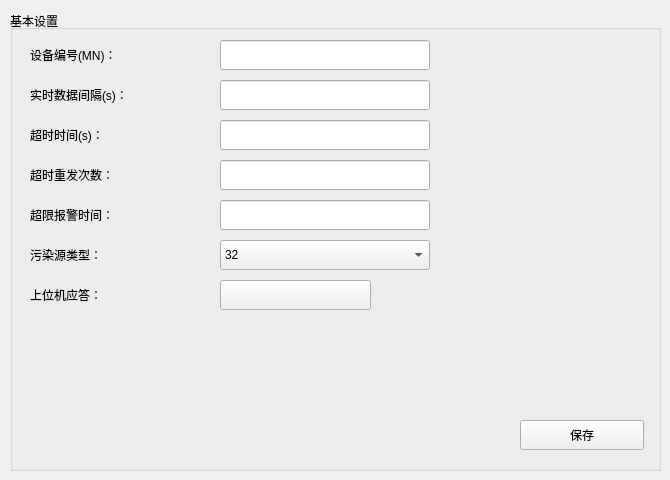
    <widget class="QWidget" name="page">
     <widget class="QGroupBox" name="gbox_general">
      <property name="geometry">
       <rect>
        <x>10</x>
        <y>10</y>
        <width>651</width>
        <height>461</height>
       </rect>
      </property>
      <property name="layoutDirection">
       <enum>Qt::LeftToRight</enum>
      </property>
      <property name="autoFillBackground">
       <bool>false</bool>
      </property>
      <property name="title">
       <string>基本设置</string>
      </property>
      <property name="alignment">
       <set>Qt::AlignLeading|Qt::AlignLeft|Qt::AlignVCenter</set>
      </property>
      <property name="flat">
       <bool>false</bool>
      </property>
      <property name="checkable">
       <bool>false</bool>
      </property>
      <widget class="QLabel" name="label">
       <property name="geometry">
        <rect>
         <x>20</x>
         <y>30</y>
         <width>180</width>
         <height>30</height>
        </rect>
       </property>
       <property name="text">
        <string>设备编号(MN)：</string>
       </property>
       <property name="buddy">
        <cstring>txtMN</cstring>
       </property>
      </widget>
      <widget class="QLabel" name="label_2">
       <property name="geometry">
        <rect>
         <x>20</x>
         <y>230</y>
         <width>180</width>
         <height>30</height>
        </rect>
       </property>
       <property name="text">
        <string>污染源类型：</string>
       </property>
       <property name="buddy">
        <cstring>comboBoxStType</cstring>
       </property>
      </widget>
      <widget class="QLineEdit" name="txtMN">
       <property name="geometry">
        <rect>
         <x>210</x>
         <y>30</y>
         <width>210</width>
         <height>30</height>
        </rect>
       </property>
      </widget>
      <widget class="QComboBox" name="comboBoxStType">
       <property name="geometry">
        <rect>
         <x>210</x>
         <y>230</y>
         <width>210</width>
         <height>30</height>
        </rect>
       </property>
       <property name="currentIndex">
        <number>2</number>
       </property>
       <item>
        <property name="text">
         <string>20</string>
        </property>
       </item>
       <item>
        <property name="text">
         <string>31</string>
        </property>
       </item>
       <item>
        <property name="text">
         <string>32</string>
        </property>
       </item>
       <item>
        <property name="text">
         <string>33</string>
        </property>
       </item>
       <item>
        <property name="text">
         <string>34</string>
        </property>
       </item>
       <item>
        <property name="text">
         <string>35</string>
        </property>
       </item>
       <item>
        <property name="text">
         <string>36</string>
        </property>
       </item>
       <item>
        <property name="text">
         <string>37</string>
        </property>
       </item>
       <item>
        <property name="text">
         <string>38</string>
        </property>
       </item>
       <item>
        <property name="text">
         <string>21</string>
        </property>
       </item>
       <item>
        <property name="text">
         <string>22</string>
        </property>
       </item>
       <item>
        <property name="text">
         <string>23</string>
        </property>
       </item>
       <item>
        <property name="text">
         <string>41</string>
        </property>
       </item>
      </widget>
      <widget class="QLabel" name="label_7">
       <property name="geometry">
        <rect>
         <x>20</x>
         <y>70</y>
         <width>180</width>
         <height>30</height>
        </rect>
       </property>
       <property name="text">
        <string>实时数据间隔(s)：</string>
       </property>
       <property name="buddy">
        <cstring>txtOverTime</cstring>
       </property>
      </widget>
      <widget class="QLabel" name="label_12">
       <property name="geometry">
        <rect>
         <x>20</x>
         <y>150</y>
         <width>180</width>
         <height>30</height>
        </rect>
       </property>
       <property name="text">
        <string>超时重发次数：</string>
       </property>
       <property name="buddy">
        <cstring>txtReCount</cstring>
       </property>
      </widget>
      <widget class="QLabel" name="label_13">
       <property name="geometry">
        <rect>
         <x>20</x>
         <y>190</y>
         <width>180</width>
         <height>30</height>
        </rect>
       </property>
       <property name="text">
        <string>超限报警时间：</string>
       </property>
       <property name="buddy">
        <cstring>txtAlarmTime</cstring>
       </property>
      </widget>
      <widget class="QLineEdit" name="txtOverTime">
       <property name="geometry">
        <rect>
         <x>210</x>
         <y>110</y>
         <width>210</width>
         <height>30</height>
        </rect>
       </property>
      </widget>
      <widget class="QLineEdit" name="txtReCount">
       <property name="geometry">
        <rect>
         <x>210</x>
         <y>150</y>
         <width>210</width>
         <height>30</height>
        </rect>
       </property>
      </widget>
      <widget class="QLineEdit" name="txtAlarmTime">
       <property name="geometry">
        <rect>
         <x>210</x>
         <y>190</y>
         <width>210</width>
         <height>30</height>
        </rect>
       </property>
      </widget>
      <widget class="QPushButton" name="btn_SaveGeneral">
       <property name="geometry">
        <rect>
         <x>510</x>
         <y>410</y>
         <width>124</width>
         <height>30</height>
        </rect>
       </property>
       <property name="text">
        <string>保存</string>
       </property>
       <property name="iconSize">
        <size>
         <width>120</width>
         <height>40</height>
        </size>
       </property>
      </widget>
      <widget class="QLabel" name="label_45">
       <property name="geometry">
        <rect>
         <x>20</x>
         <y>270</y>
         <width>180</width>
         <height>30</height>
        </rect>
       </property>
       <property name="text">
        <string>上位机应答：</string>
       </property>
       <property name="buddy">
        <cstring>btn_RespondOpen</cstring>
       </property>
      </widget>
      <widget class="mySwitchButton" name="btn_RespondOpen">
       <property name="geometry">
        <rect>
         <x>210</x>
         <y>270</y>
         <width>151</width>
         <height>30</height>
        </rect>
       </property>
       <property name="text">
        <string/>
       </property>
      </widget>
      <widget class="QLineEdit" name="txtRtdInterval">
       <property name="geometry">
        <rect>
         <x>210</x>
         <y>70</y>
         <width>210</width>
         <height>30</height>
        </rect>
       </property>
      </widget>
      <widget class="QLabel" name="label_8">
       <property name="geometry">
        <rect>
         <x>20</x>
         <y>110</y>
         <width>180</width>
         <height>30</height>
        </rect>
       </property>
       <property name="text">
        <string>超时时间(s)：</string>
       </property>
       <property name="buddy">
        <cstring>txtOverTime</cstring>
       </property>
      </widget>
     </widget>
    </widget>
